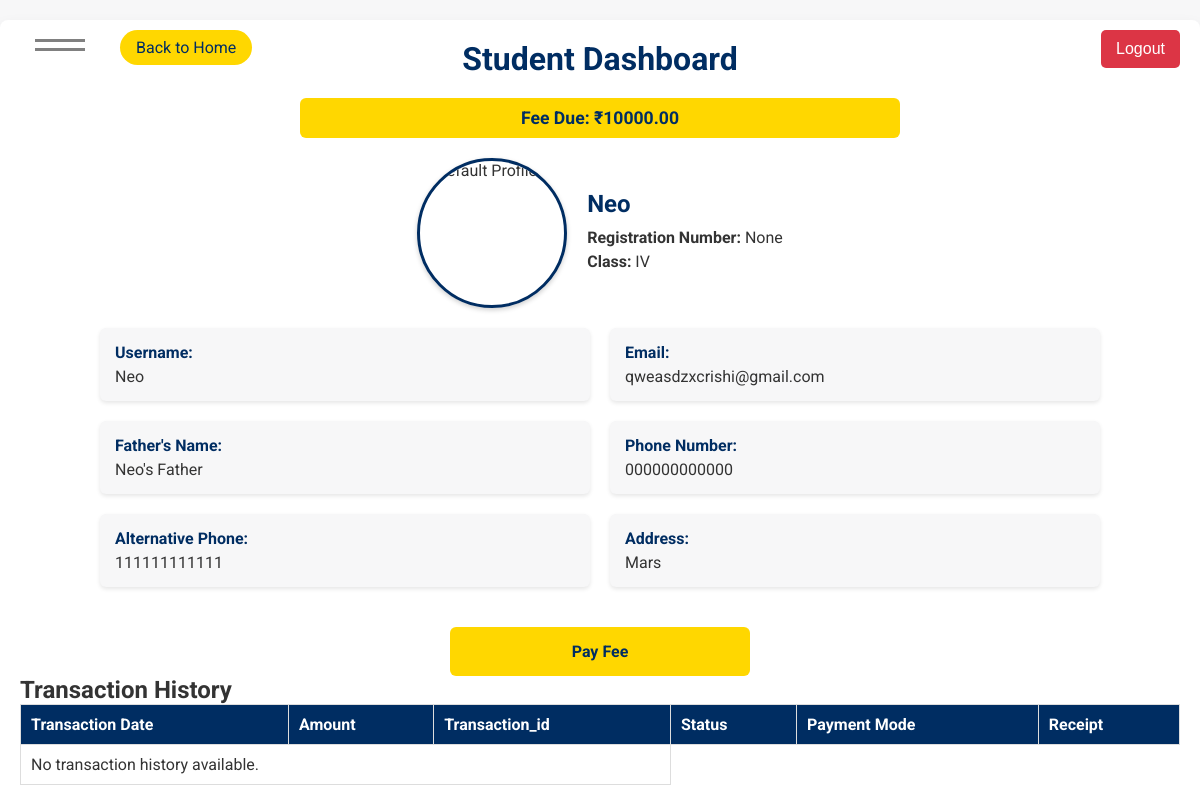
/dashboard/Neo/ (signed in), run on the app's committed database.
### school/models.py (models this page shows, shortened)
class UserProfile(models.Model):
    user = models.OneToOneField(User, on_delete=models.CASCADE, related_name='profile')
    Name = models.CharField(max_length=100)
    email = models.EmailField(max_length=100)
    Fee_Due = models.DecimalField(max_digits=10, decimal_places=2, default=0)
    Class = models.CharField(max_length=3)
    Father_name = models.CharField(max_length=100, blank=True, null=True)
    phone_number = models.CharField(max_length=15, blank=True, null=True)
    alt_number = models.CharField(max_length=15, blank=True, null=True)
    address = models.TextField(blank=True, null=True)
    registration_number = models.CharField(max_length=20, unique=True, null=True, blank=True, help_text="Student's unique registration number")
    profile_image = models.ImageField(upload_to='profile_images/', null=True, blank=True)

### school/views.py (the view)
# urls.py: path('dashboard/<str:username>/',views.dashboard,name='dashboard'),
def dashboard(request,username):
    if request.user.is_superuser==False:
        if str(request.user) != username:
            return redirect('login')
    user = User.objects.get(username=username)
    user_profile = UserProfile.objects.get(user=user)
    user_data = {
        'username': user.username,
        'email': user_profile.email,
        'name': user_profile.Name,
        'class': user_profile.Class,
        'father_name': user_profile.Father_name,
        'phone_number': user_profile.phone_number,
        'alt_number': user_profile.alt_number,
        'address': user_profile.address,
        'fee_due': user_profile.Fee_Due,
        'registration_number': user_profile.registration_number,
        'profile_image': user_profile.profile_image.url if user_profile.profile_image else None,
    }
    transactions = Transactions.objects.filter(user=user).order_by('-date')
    return render(request,'student_dash/dashboard.html',{"student":user_data,'transactions': transactions})

### templates/student_dash/dashboard.html (shortened to what this page needs)
{% extends "index.html" %}
{% load static %}
{% block body %}
    <div class="logout">
        <button onclick="logout()">Logout</button>
    </div>
    <div class="back-home">
        <a href="{% url 'home' %}" class="home-btn">Back to Home</a>
    </div>
    <div class="container">
        <h1>Student Dashboard</h1>
        <div class="fee-due">
            Fee Due: ₹{{ student.fee_due|default:0 }}
        </div>
        <div class="student-info">
            <div class="profile-section">
                <div class="profile-image">
                    {% if student.profile_image %}
                        <img src="{{ student.profile_image }}" alt="Profile Image">
                    {% else %}
                        <img src="{% static 'images/default-profile.png' %}" alt="Default Profile">
                    {% endif %}
                </div>
                <div class="student-details">
                    <h2>{{ student.name }}</h2>
                    <p><strong>Registration Number:</strong> {{ student.registration_number }}</p>
                    <p><strong>Class:</strong> {{ student.class }}</p>
                </div>
            </div>
        </div>
        <div class="details">
            <div>
                <strong>Username:</strong> {{ student.username }}
            </div>
            <div>
                <strong>Email:</strong> {{ student.email }}
            </div>
            <div>
                <strong>Father's Name:</strong> {{ student.father_name }}
            </div>
            <div>
                <strong>Phone Number:</strong> {{ student.phone_number }}
            </div>
            <div>
                <strong>Alternative Phone:</strong> {{ student.alt_number }}
            </div>
            <div>
                <strong>Address:</strong> {{ student.address }}
            </div>
        </div>
        <a class="pay-button" id="renderBtn">Pay Fee</a>
        <div class="transaction-history">
            <h2>Transaction History</h2>
            <table>
                <thead>
                    <tr>
                        <th>Transaction Date</th>
                        <th>Amount</th>
                        <th>Transaction_id</th>
                        <th>Status</th>
                        <th>Payment Mode</th>
                        <th>Receipt</th>
                    </tr>
                </thead>
                <tbody>
                    {% for transaction in transactions %}
                    <tr>
                        <td>{{ transaction.date|date:"d M Y" }} {{ transaction.time|time:"H:i" }}</td>
                        <td>₹{{ transaction.total_amount }}</td>
                        <td>{{ transaction.transaction_id }}</td>
                        {% if transaction.status == False %}
                        <td>❌</td>
                        {% else %}
                        <td>✅</td>
                        {% endif %}
                        <td>{{ transaction.payment_mode }}</td>
                        <td>
                        <form method="get" action="{% url 'download_receipt' transaction.transaction_id %}">
                            <button type="submit" class="download-button">Download</button>
                        </form>
                        </td>
                    </tr>
                    {% empty %}
                    <tr>
                        <td colspan="3">No transaction history available.</td>
                    </tr>
                    {% endfor %}
                </tbody>
            </table>
        </div>
    </div>
{% endblock body %}

### static/css/responsive.css (style rules this page uses)
:root { --primary-blue: #002D62; --golden-yellow: rgba(223, 223, 69, 0.94); --white: #ffffff; }
* { box-sizing: border-box; margin: 0; padding: 0; }
body { overflow-x: hidden; }
img { max-width: 100%; height: auto; }
html { font-size: 16px; }
@media screen and (min-width: 320px) { .container { width: 100%; padding: 0 15px; } }
@media screen and (min-width: 425px) { .container { padding: 0 20px; } }
@media screen and (min-width: 768px) { .container { padding: 0 30px; } }
@media screen and (min-width: 1024px) { .container { max-width: 960px; margin: 0 auto; } }

### data on the page
UserProfile: fee_due "10000.00", name "Neo", class "IV", email "qweasdzxcrishi@gmail.com", father_name "Neo's Father", phone_number "000000000000", alt_number "111111111111", address "Mars"

### other printed values
{{ student.registration_number }} "None"
{{ student.username }} "Neo"
